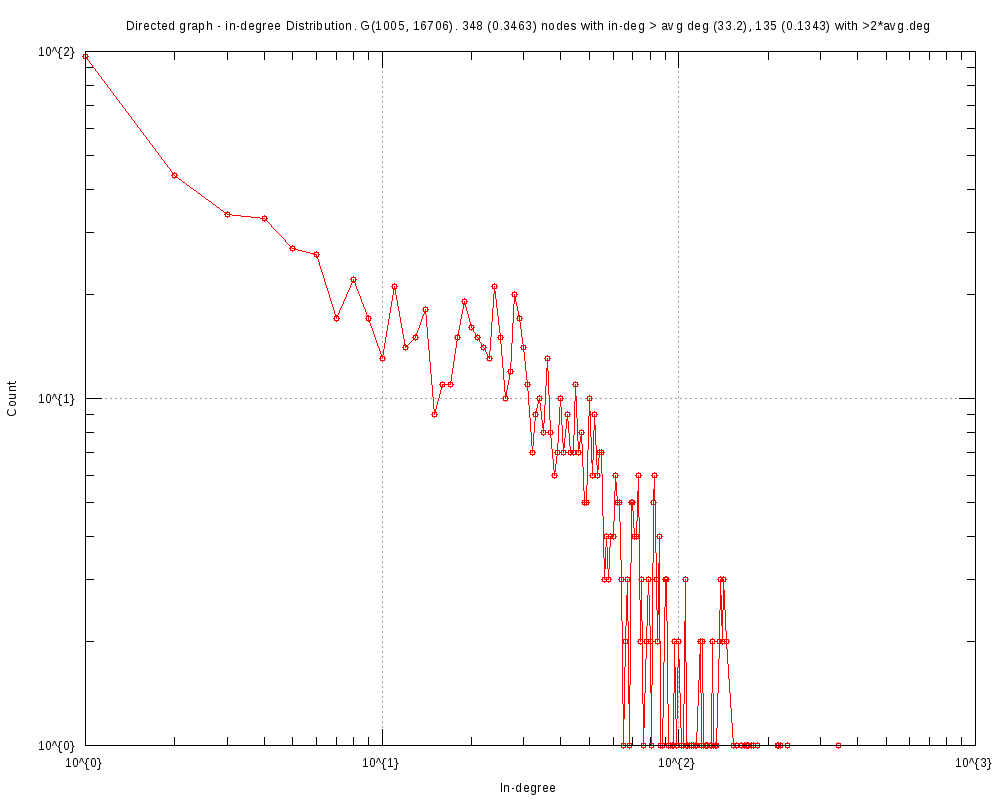

This chart was generated by the following gnuplot code:
#
# Directed graph - in-degree Distribution. G(1005, 16706). 348 (0.3463) nodes with in-deg > avg deg (33.2), 135 (0.1343) with >2*avg.deg (Sun Oct 29 16:33:57 2017)
#

set title "Directed graph - in-degree Distribution. G(1005, 16706). 348 (0.3463) nodes with in-deg > avg deg (33.2), 135 (0.1343) with >2*avg.deg"
set key bottom right
set logscale xy 10
set format x "10^{%L}"
set mxtics 10
set format y "10^{%L}"
set mytics 10
set grid
set xlabel "In-degree"
set ylabel "Count"
set tics scale 2
set terminal png font arial 10 size 1000,800
set output 'inDeg.EUC.png'
plot 	"inDeg.EUC.tab" using 1:2 title "" with linespoints pt 6
